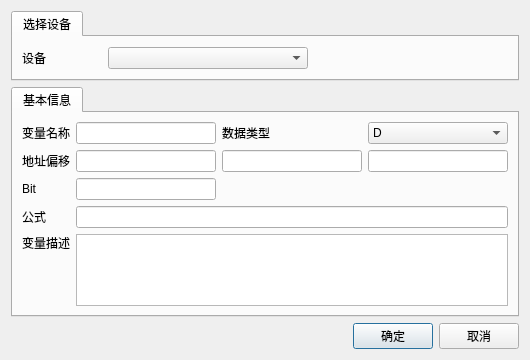
<?xml version="1.0" encoding="UTF-8"?>
<ui version="4.0">
 <class>TagEditDialog</class>
 <widget class="QDialog" name="TagEditDialog">
  <property name="geometry">
   <rect>
    <x>0</x>
    <y>0</y>
    <width>530</width>
    <height>346</height>
   </rect>
  </property>
  <property name="windowTitle">
   <string>Dialog</string>
  </property>
  <layout class="QVBoxLayout" name="verticalLayout">
   <item>
    <widget class="QTabWidget" name="tabWidget_2">
     <property name="currentIndex">
      <number>0</number>
     </property>
     <widget class="QWidget" name="tab">
      <attribute name="title">
       <string>选择设备</string>
      </attribute>
      <layout class="QGridLayout" name="gridLayout">
       <item row="0" column="1">
        <widget class="QComboBox" name="cboDev">
         <property name="sizePolicy">
          <sizepolicy hsizetype="Expanding" vsizetype="Fixed">
           <horstretch>0</horstretch>
           <verstretch>0</verstretch>
          </sizepolicy>
         </property>
        </widget>
       </item>
       <item row="0" column="0">
        <widget class="QLabel" name="label">
         <property name="sizePolicy">
          <sizepolicy hsizetype="Preferred" vsizetype="Preferred">
           <horstretch>0</horstretch>
           <verstretch>0</verstretch>
          </sizepolicy>
         </property>
         <property name="minimumSize">
          <size>
           <width>80</width>
           <height>0</height>
          </size>
         </property>
         <property name="text">
          <string>设备</string>
         </property>
        </widget>
       </item>
       <item row="0" column="2">
        <spacer name="horizontalSpacer">
         <property name="orientation">
          <enum>Qt::Horizontal</enum>
         </property>
         <property name="sizeHint" stdset="0">
          <size>
           <width>40</width>
           <height>20</height>
          </size>
         </property>
        </spacer>
       </item>
      </layout>
     </widget>
    </widget>
   </item>
   <item>
    <widget class="QTabWidget" name="tabWidget">
     <property name="currentIndex">
      <number>0</number>
     </property>
     <widget class="QWidget" name="tabBasicInfo">
      <attribute name="title">
       <string>基本信息</string>
      </attribute>
      <layout class="QVBoxLayout" name="verticalLayout_7">
       <item>
        <layout class="QGridLayout" name="gridLayout_2">
         <item row="0" column="0">
          <widget class="QLabel" name="label_11">
           <property name="text">
            <string>变量名称</string>
           </property>
          </widget>
         </item>
         <item row="0" column="2">
          <widget class="QLabel" name="label_14">
           <property name="text">
            <string>数据类型</string>
           </property>
          </widget>
         </item>
         <item row="2" column="0">
          <widget class="QLabel" name="label_17">
           <property name="text">
            <string>地址偏移</string>
           </property>
          </widget>
         </item>
         <item row="0" column="3">
          <widget class="QComboBox" name="cboDataType">
           <item>
            <property name="text">
             <string>D</string>
            </property>
           </item>
           <item>
            <property name="text">
             <string>B</string>
            </property>
           </item>
           <item>
            <property name="text">
             <string>SQ_Keys_or</string>
            </property>
           </item>
          </widget>
         </item>
         <item row="2" column="3">
          <widget class="QLineEdit" name="editAddrOffset_2"/>
         </item>
         <item row="5" column="1" colspan="3">
          <widget class="QPlainTextEdit" name="editTagDesc"/>
         </item>
         <item row="4" column="1" colspan="3">
          <widget class="QLineEdit" name="formula"/>
         </item>
         <item row="0" column="1">
          <widget class="QLineEdit" name="editTagName"/>
         </item>
         <item row="5" column="0">
          <layout class="QVBoxLayout" name="verticalLayout_6">
           <item>
            <widget class="QLabel" name="label_15">
             <property name="text">
              <string>变量描述</string>
             </property>
            </widget>
           </item>
           <item>
            <spacer name="verticalSpacer_4">
             <property name="orientation">
              <enum>Qt::Vertical</enum>
             </property>
             <property name="sizeHint" stdset="0">
              <size>
               <width>20</width>
               <height>40</height>
              </size>
             </property>
            </spacer>
           </item>
          </layout>
         </item>
         <item row="2" column="2">
          <widget class="QLineEdit" name="editAddrOffset_1"/>
         </item>
         <item row="2" column="1">
          <widget class="QLineEdit" name="editAddrOffset"/>
         </item>
         <item row="4" column="0">
          <widget class="QLabel" name="label_2">
           <property name="text">
            <string>公式</string>
           </property>
          </widget>
         </item>
         <item row="3" column="1">
          <widget class="QLineEdit" name="editAddrOffsetBit"/>
         </item>
         <item row="3" column="0">
          <widget class="QLabel" name="label_3">
           <property name="text">
            <string>Bit</string>
           </property>
          </widget>
         </item>
        </layout>
       </item>
       <item>
        <spacer name="verticalSpacer_5">
         <property name="orientation">
          <enum>Qt::Vertical</enum>
         </property>
         <property name="sizeHint" stdset="0">
          <size>
           <width>20</width>
           <height>40</height>
          </size>
         </property>
        </spacer>
       </item>
      </layout>
     </widget>
    </widget>
   </item>
   <item>
    <layout class="QHBoxLayout" name="horizontalLayout">
     <item>
      <spacer name="horizontalSpacer_2">
       <property name="orientation">
        <enum>Qt::Horizontal</enum>
       </property>
       <property name="sizeHint" stdset="0">
        <size>
         <width>40</width>
         <height>20</height>
        </size>
       </property>
      </spacer>
     </item>
     <item>
      <widget class="QPushButton" name="btnOk">
       <property name="text">
        <string>确定</string>
       </property>
      </widget>
     </item>
     <item>
      <widget class="QPushButton" name="btnCancel">
       <property name="text">
        <string>取消</string>
       </property>
      </widget>
     </item>
    </layout>
   </item>
  </layout>
 </widget>
 <resources/>
 <connections/>
</ui>
